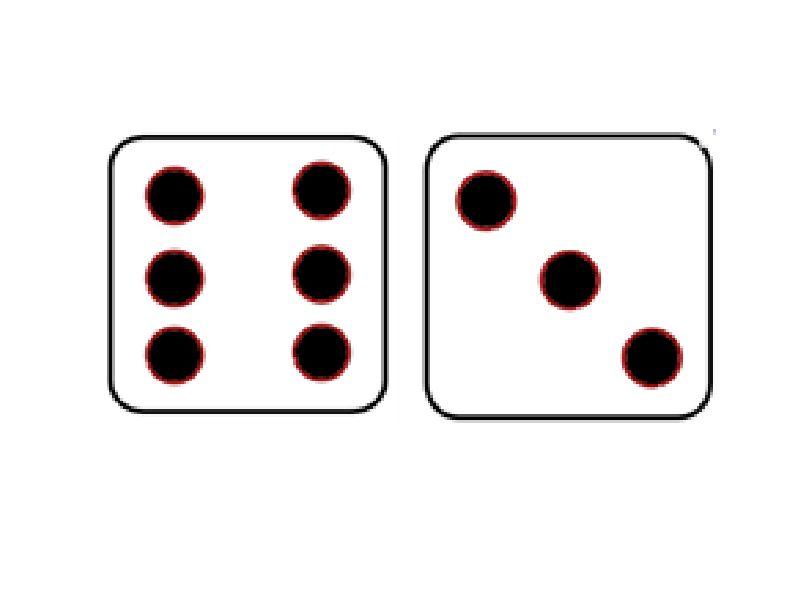
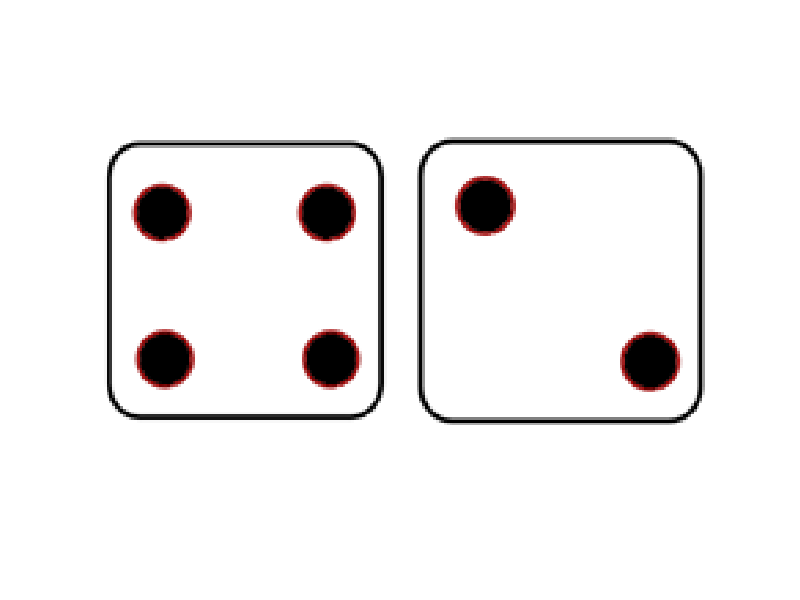
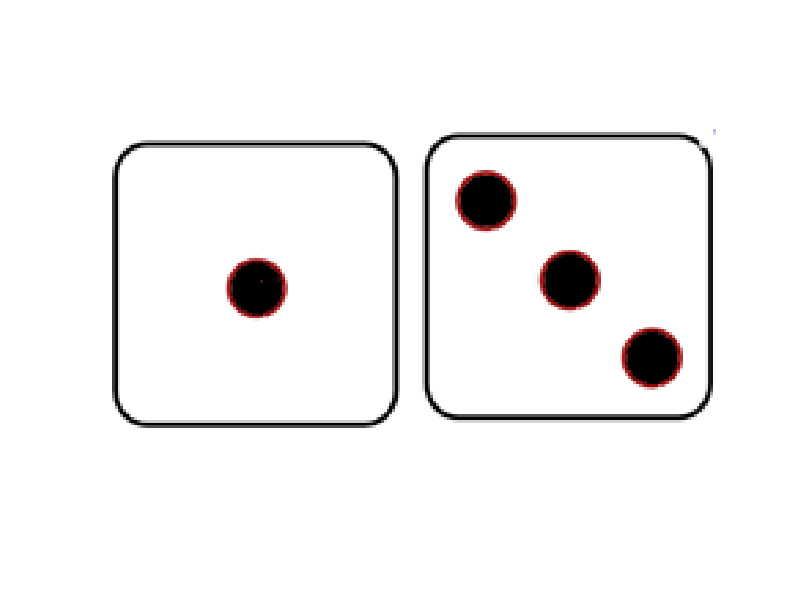
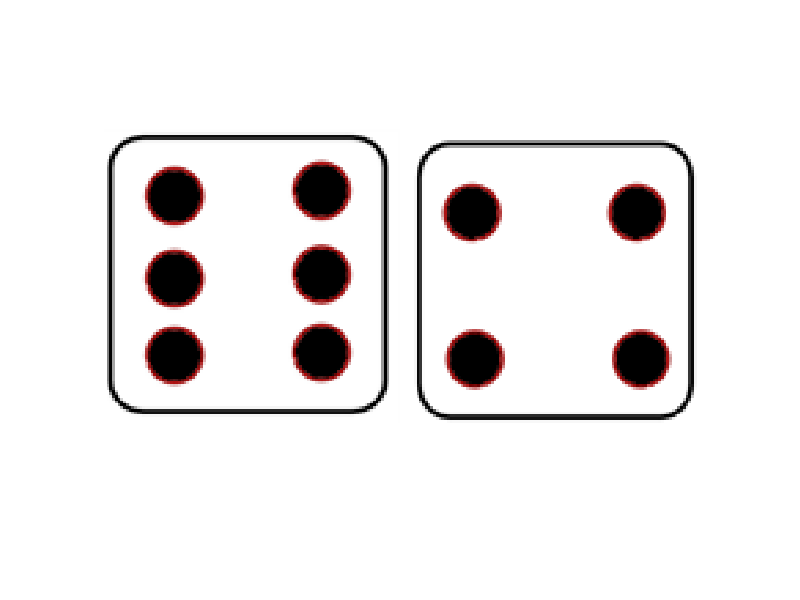

The MATLAB source for these figures, in order:
%Ben Cohen
close all; clear;
load Dice; 
% Variable Initilization
numPlayers = input('How many players? ');
points = zeros(numPlayers, 1);
playerHasWon = false;
winningPlayer = 0;
PlayerTurn = 1;
pointsPerTurn = 0;
% Controls the turns until someone wins
while playerHasWon == false
    
    % Roll and Show Dice
    roll = randi([1 6],[1 2]); 
    figure('WindowStyle','docked'); close; 
    imshow([Dice{roll}],'InitialMagnification','fit');
    fprintf('Player %i Rolls: %i, %i \n', PlayerTurn, roll(1), roll(2));
    
    %Count points and display them
    pointsPerTurn = pointsPerTurn + (roll(1) + roll(2));
    if roll(1) == 1 || roll(2) == 1
        points(PlayerTurn) = points(PlayerTurn) - pointsPerTurn;
        pointsPerTurn = 0;
    end
    points(PlayerTurn) = points(PlayerTurn) + (roll(1) + roll(2));
    
    fprintf('Current points: %i \n', points(PlayerTurn));
    
    % Check if they win
    if points(PlayerTurn) >= 100
        PlayerHasWon = true;
        winningPlayer = PlayerTurn;
        break;
    end
    
    % Check if they hold or want to roll again
    rollAgain = menu('Roll again?', 'Yes','No (Hold)');
    if rollAgain == 2
        if PlayerTurn == numPlayers
            PlayerTurn = 1;
        else
            PlayerTurn = PlayerTurn + 1;
        end
        pointsPerTurn = 0;
    end
end
% Display the winner
fprintf('Player %i has won! \n', winningPlayer);

